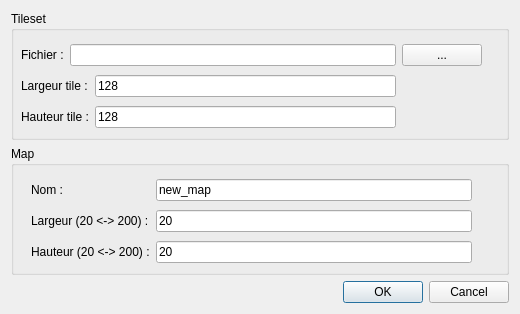
<?xml version="1.0" encoding="UTF-8"?>
<ui version="4.0">
 <class>NewMapDialog</class>
 <widget class="QDialog" name="NewMapDialog">
  <property name="geometry">
   <rect>
    <x>0</x>
    <y>0</y>
    <width>520</width>
    <height>314</height>
   </rect>
  </property>
  <property name="windowTitle">
   <string>Nouvelle map</string>
  </property>
  <layout class="QVBoxLayout" name="verticalLayout">
   <item>
    <widget class="QGroupBox" name="groupBox">
     <property name="title">
      <string>Tileset</string>
     </property>
     <widget class="QWidget" name="layoutWidget">
      <property name="geometry">
       <rect>
        <x>10</x>
        <y>30</y>
        <width>461</width>
        <height>92</height>
       </rect>
      </property>
      <layout class="QGridLayout" name="gridLayout_2">
       <item row="0" column="0">
        <widget class="QLabel" name="label">
         <property name="text">
          <string>Fichier :</string>
         </property>
        </widget>
       </item>
       <item row="0" column="1" colspan="2">
        <widget class="QLineEdit" name="_tilesetFilePath">
         <property name="text">
          <string/>
         </property>
        </widget>
       </item>
       <item row="0" column="3">
        <widget class="QPushButton" name="_tilsetLoadButton">
         <property name="text">
          <string>...</string>
         </property>
        </widget>
       </item>
       <item row="1" column="0" colspan="2">
        <widget class="QLabel" name="label_2">
         <property name="text">
          <string>Largeur tile :</string>
         </property>
        </widget>
       </item>
       <item row="1" column="2">
        <widget class="QLineEdit" name="_tileWidth">
         <property name="text">
          <string>128</string>
         </property>
        </widget>
       </item>
       <item row="2" column="0" colspan="2">
        <widget class="QLabel" name="label_3">
         <property name="text">
          <string>Hauteur tile :</string>
         </property>
        </widget>
       </item>
       <item row="2" column="2">
        <widget class="QLineEdit" name="_tileHeight">
         <property name="text">
          <string>128</string>
         </property>
        </widget>
       </item>
      </layout>
     </widget>
    </widget>
   </item>
   <item>
    <widget class="QGroupBox" name="groupBox_2">
     <property name="title">
      <string>Map</string>
     </property>
     <widget class="QWidget" name="layoutWidget">
      <property name="geometry">
       <rect>
        <x>20</x>
        <y>30</y>
        <width>441</width>
        <height>91</height>
       </rect>
      </property>
      <layout class="QGridLayout" name="gridLayout">
       <item row="0" column="0">
        <widget class="QLabel" name="label_6">
         <property name="text">
          <string>Nom :</string>
         </property>
        </widget>
       </item>
       <item row="0" column="1">
        <widget class="QLineEdit" name="_mapName">
         <property name="text">
          <string>new_map</string>
         </property>
        </widget>
       </item>
       <item row="1" column="0">
        <widget class="QLabel" name="label_5">
         <property name="text">
          <string>Largeur (20 &lt;-&gt; 200) :</string>
         </property>
        </widget>
       </item>
       <item row="1" column="1">
        <widget class="QLineEdit" name="_mapWidth">
         <property name="text">
          <string>20</string>
         </property>
        </widget>
       </item>
       <item row="2" column="0">
        <widget class="QLabel" name="label_4">
         <property name="text">
          <string>Hauteur (20 &lt;-&gt; 200) :</string>
         </property>
        </widget>
       </item>
       <item row="2" column="1">
        <widget class="QLineEdit" name="_mapHeight">
         <property name="text">
          <string>20</string>
         </property>
        </widget>
       </item>
      </layout>
     </widget>
    </widget>
   </item>
   <item>
    <widget class="QDialogButtonBox" name="buttonBox">
     <property name="orientation">
      <enum>Qt::Horizontal</enum>
     </property>
     <property name="standardButtons">
      <set>QDialogButtonBox::Cancel|QDialogButtonBox::Ok</set>
     </property>
    </widget>
   </item>
  </layout>
 </widget>
 <resources/>
 <connections/>
</ui>
